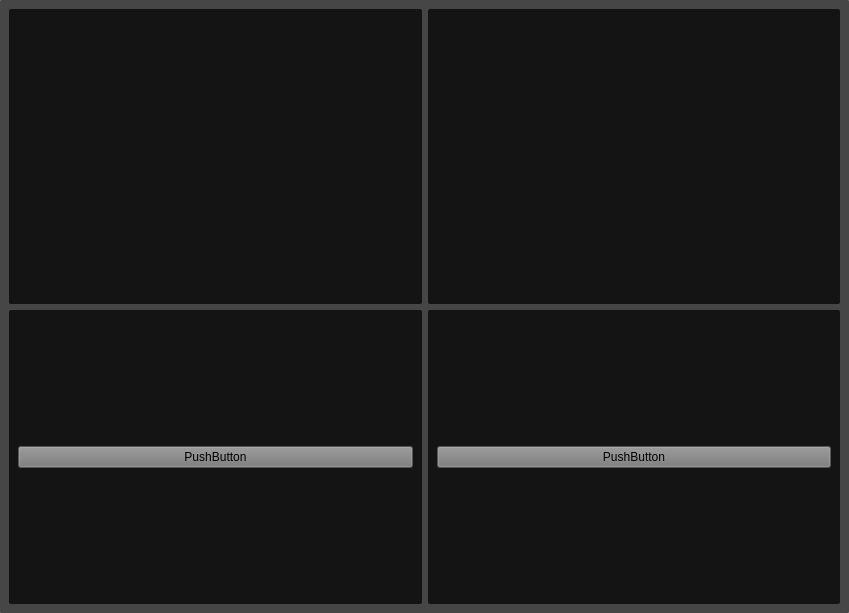
<?xml version="1.0" encoding="UTF-8"?>
<ui version="4.0">
 <class>MainWindow</class>
 <widget class="QMainWindow" name="MainWindow">
  <property name="geometry">
   <rect>
    <x>0</x>
    <y>0</y>
    <width>849</width>
    <height>613</height>
   </rect>
  </property>
  <property name="windowTitle">
   <string>MainWindow</string>
  </property>
  <property name="styleSheet">
   <string notr="true">*{
	
	background-color: rgb(120, 120, 120);
}
.QWidget{
	background-color: rgb(20, 20, 20);
	border-radius: 2;

}
QWidget#cp{
	
	background-color: rgb(70, 70, 70);
}</string>
  </property>
  <widget class="QWidget" name="cp">
   <layout class="QGridLayout" name="gridLayout">
    <item row="0" column="0">
     <widget class="QWidget" name="widget" native="true"/>
    </item>
    <item row="0" column="1">
     <widget class="QWidget" name="widget_3" native="true"/>
    </item>
    <item row="1" column="1">
     <widget class="QWidget" name="widget_4" native="true">
      <layout class="QGridLayout" name="gridLayout_2">
       <item row="0" column="0">
        <widget class="QPushButton" name="pushButton">
         <property name="text">
          <string>PushButton</string>
         </property>
        </widget>
       </item>
      </layout>
     </widget>
    </item>
    <item row="1" column="0">
     <widget class="QWidget" name="widget_2" native="true">
      <layout class="QGridLayout" name="gridLayout_3">
       <item row="0" column="0">
        <widget class="QPushButton" name="pushButton_2">
         <property name="text">
          <string>PushButton</string>
         </property>
        </widget>
       </item>
      </layout>
     </widget>
    </item>
   </layout>
  </widget>
 </widget>
 <resources/>
 <connections/>
</ui>
